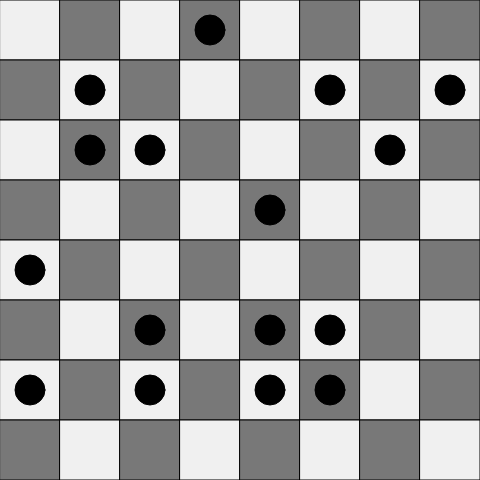
Frame 1 (no input)
Frame 60 (no input): identical to frame 1, image omitted
Frame 120 (the mouse pressed at the canvas centre since frame 60): identical to frame 1, image omitted

The p5.js sketch that drew this single still picture (run headless with seeded random() and noise() and a simulated clock; from frame 60 on, the mouse is pressed at the canvas centre):

// p5.js sketch
// ── sketch.js
let squares = [];
let selectedPawn = null;
const numRows = 8;
const numCols = 8;
const squareSize = 60; // Size of each square in pixels

function setup() {
    createCanvas(numCols * squareSize, numRows * squareSize);
    generateChessboard();
    placeRandomPawns(); // Call this function to place random pawns
}

function generateChessboard() {
    for (let i = 0; i < numRows; i++) {
        for (let j = 0; j < numCols; j++) {
            let x = j * squareSize;
            let y = i * squareSize;
            let isEvenSquare = (i + j) % 2 === 0;
            squares.push(new Square(x, y, squareSize, isEvenSquare));
        }
    }
}

function draw() {
    background(255);
    for (let square of squares) {
        square.display();
    }
}

function mouseClicked() {
    let clickedSquare = getClickedSquare(mouseX, mouseY);

    if (clickedSquare) {
        // If no pawn is selected and the clicked square has a pawn, select it
        if (!selectedPawn && clickedSquare.hasPawn) {
            selectedPawn = clickedSquare;
        }
        // If a pawn is selected and the clicked square is empty, move the pawn
        else if (selectedPawn && !clickedSquare.hasPawn) {
            movePawn(selectedPawn, clickedSquare);
            selectedPawn = null; // Deselect the pawn after moving
        }
    }
}

function movePawn(pawnSquare, targetSquare) {
    targetSquare.hasPawn = true;
    pawnSquare.hasPawn = false;
}

function getClickedSquare(x, y) {
    for (let square of squares) {
        if (square.contains(x, y)) {
            return square;
        }
    }
    return null;
}

class Square {
    constructor(x, y, size, isEven) {
        this.x = x;
        this.y = y;
        this.size = size;
        this.isEven = isEven;
        this.hasPawn = false;
    }

    display() {
        fill(this.isEven ? 240 : 120);
        rect(this.x, this.y, this.size, this.size);
        if (this.hasPawn) {
            fill(0);
            ellipse(this.x + this.size / 2, this.y + this.size / 2, this.size / 2);
        }
    }

    contains(px, py) {
        return px > this.x && px < this.x + this.size && py > this.y && py < this.y + this.size;
    }
}

function placeRandomPawns() {
    let availableSquares = squares.filter(square => !square.hasPawn);
    for (let i = 0; i < 16; i++) {
        if (availableSquares.length > 0) {
            let randomIndex = floor(random(availableSquares.length));
            availableSquares[randomIndex].hasPawn = true;
            availableSquares.splice(randomIndex, 1);
        }
    }
}
